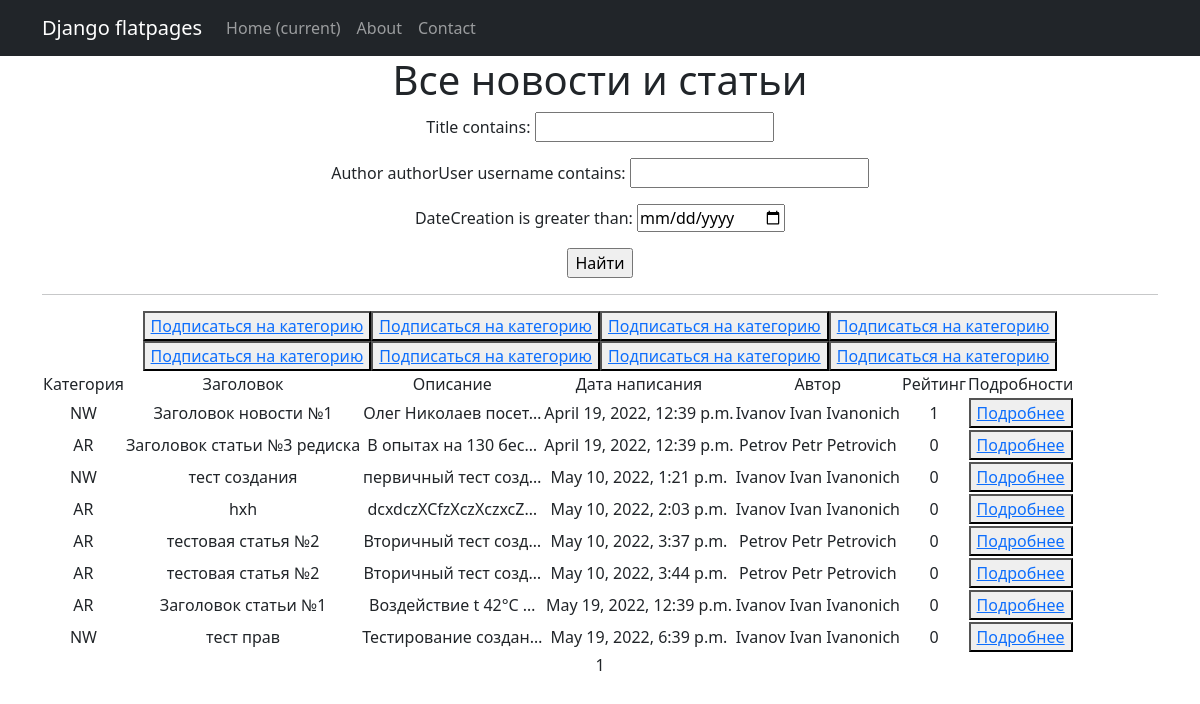
The page /news/ on the database as committed earlier.
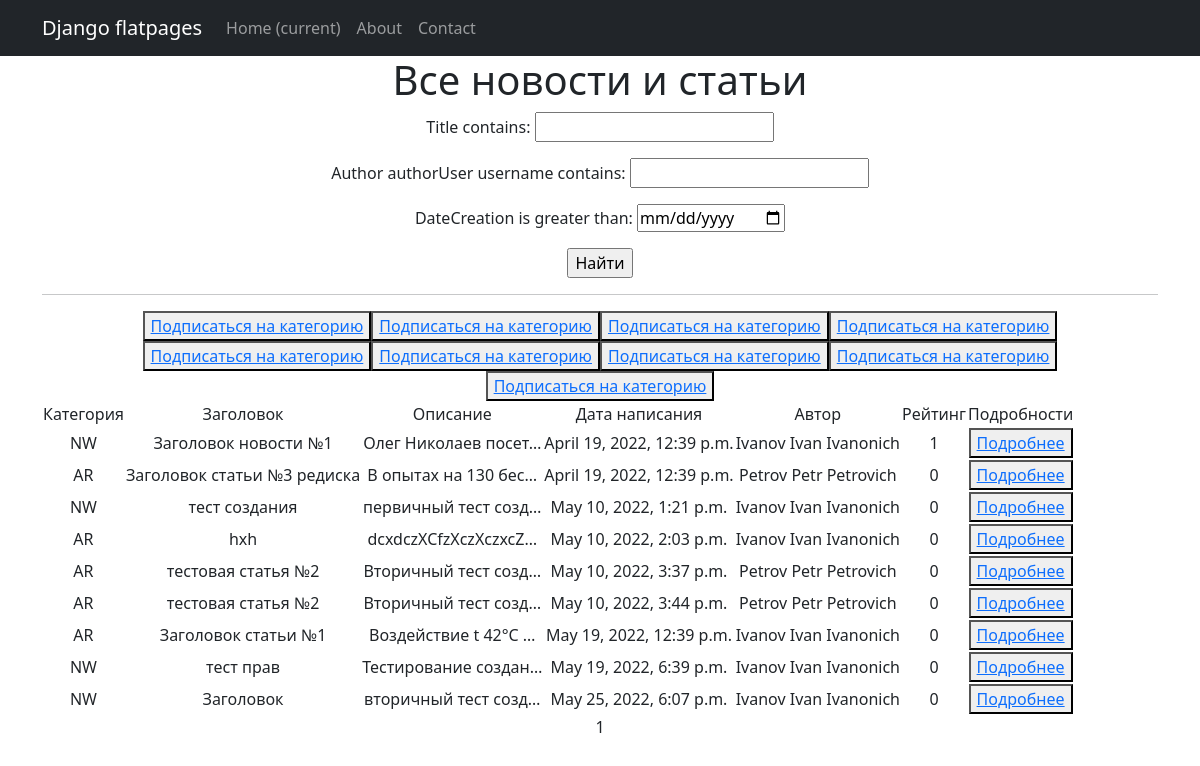
The same page on the database as committed later.
### news/models.py (models this page shows, shortened)
class Post(models.Model):
    author = models.ForeignKey(Author, on_delete=models.CASCADE)
    NEWS = 'NW'
    ARTICLE = 'AR'
    CATEGORY_CHOICES = (
        (NEWS, 'Новость'),
        (ARTICLE, 'Статья'),
    )
    categoryType = models.CharField(max_length=2, choices=CATEGORY_CHOICES, default=ARTICLE)
    dateCreation = models.DateTimeField(auto_now_add=True)
    postCategory = models.ManyToManyField(Category, through='PostCategory')
    title = models.CharField(max_length=128)
    text = models.TextField()
    rating = models.SmallIntegerField(default=0)

class Author(models.Model):
    authorUser = models.OneToOneField(User, on_delete=models.CASCADE)
    ratingAuthor = models.SmallIntegerField(default=0)

### news/views.py (the view)
# urls.py: path('', PostsList.as_view()),
class PostsList(ListView):
    model = Post
    ordering = 'dateCreation'
    template_name = 'news.html'
    context_object_name = 'posts'
    paginate_by = 20
    def get_queryset(self):
        queryset = super().get_queryset()
        self.filterset = PostFilter(self.request.GET, queryset)
        return self.filterset.qs
    def get_context_data(self, **kwargs):
        context = super().get_context_data(**kwargs)
        context['filterset'] = self.filterset
        return context

### templates/news.html (shortened to what this page needs)
{% extends 'flatpages/default.html' %}
{% block content %}
   <h1>Все новости и статьи</h1>
   <form action="" method="get">
       {{ filterset.form.as_p }}
       <input type="submit" value="Найти" />
   </form>
   <hr>
   {% if posts %}
       <table>
           <tr>
               <td>Категория</td>
               <td>Заголовок</td>
               <td>Описание</td>
               <td>Дата написания</td>
               <td>Автор</td>
               <td>Рейтинг</td>
               <td>Подробности</td>
           </tr>
           {% for post in posts %}
           <tr>
               <td>{{ post.categoryType }}</td>
               <td>{{ post.title}}</td>
               <td>{{ post.text|truncatechars:20 }}</td>
               <td>{{ post.dateCreation }}</td>
               <td>{{ post.author.authorUser }}</td>
               <td>{{ post.rating }}</td>
               <td><button> <a href=/news/{{ post.id }}> Подробнее</a></button></td>
               <button> <a href="sub/">Подписаться на категорию</a> </button>
           </tr>
           {% endfor %}
       </table>
   {% else %}
       <h2>Статей/новостей нет!</h2>
   {% endif %}
   {{ page_obj.number }}
{% endblock content %}

Rows that differ between the two databases and show on the page:
added Post: categoryType "NW", title "Заголовок", text "вторичный тест созд…", dateCreation "May 25, 2022, 6:07 p.m.", author.authorUser "Ivanov Ivan Ivanonich", rating "0"
